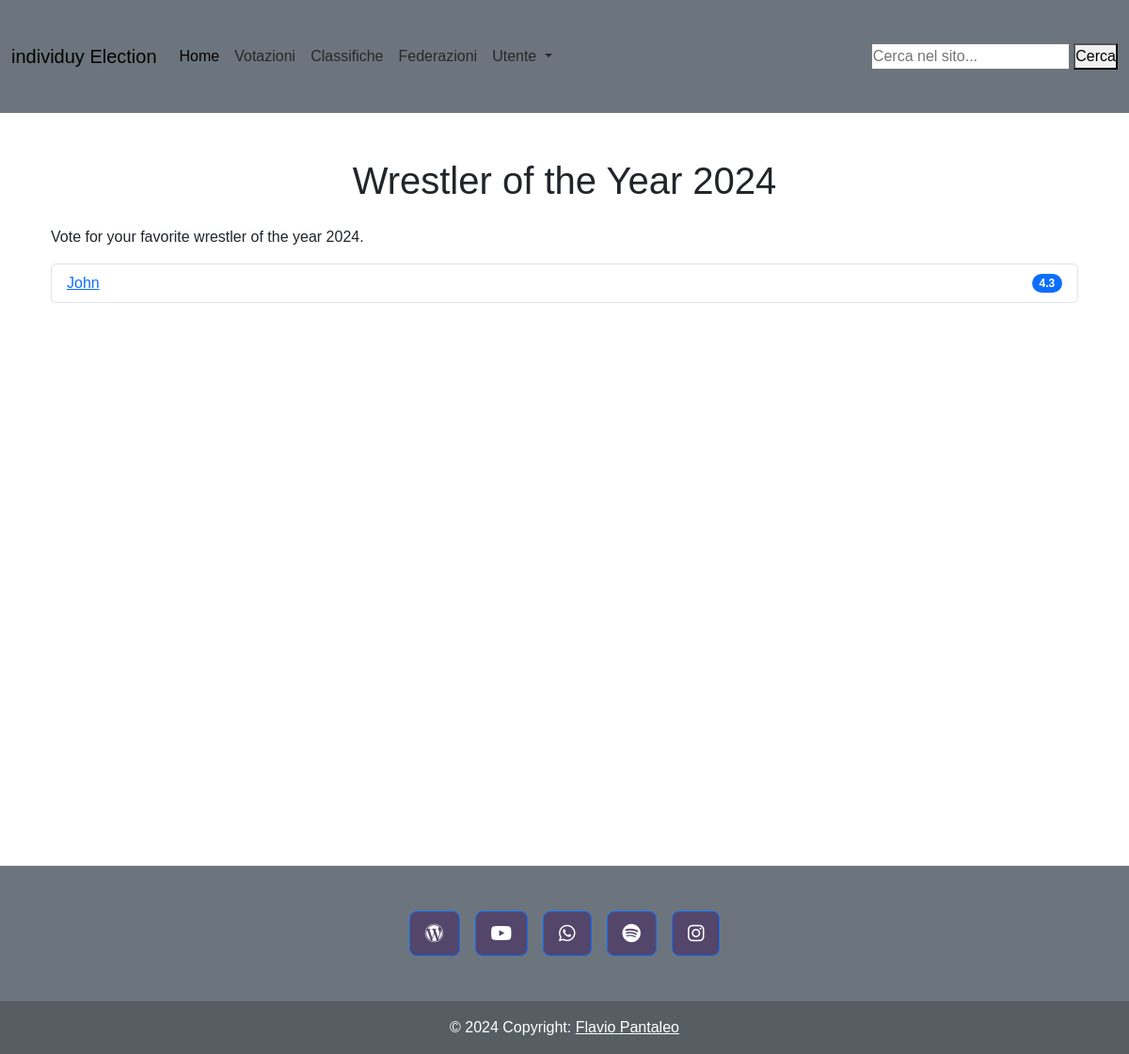
The app's page /index.php?page=classifica&id_ranking=1, older data.
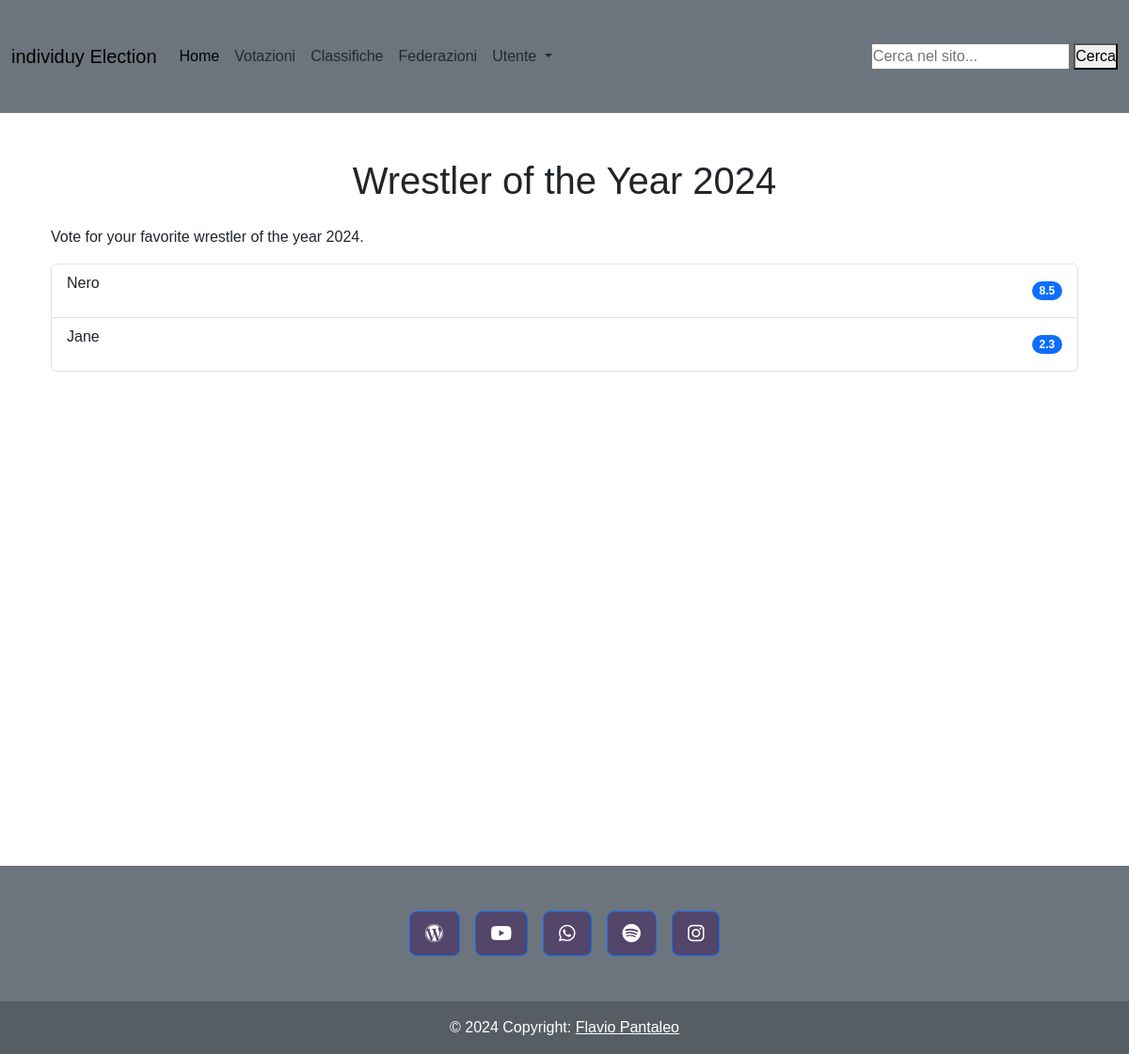
The same page, newer data.
### app/Controllers/RankingController.php (called while the page is built, shortened)
<?php
class RankingController {
    private $rankingDAO;
    public function __construct() {
        $this->rankingDAO = new RankingDAO();
    }
    public function getRankingPerId($id) {
        return $this->rankingDAO->getRankingPerId($id);
    }
    public function getRankingDetails($idRanking) {
        return $this->rankingDAO->getRankingDetailsWithScores($idRanking);
    }
}

### app/Core/DB.php (called while the page is built, shortened)
<?php
class DB {
    protected function connect (){
        try {
            $localHost = $_ENV['DB_HOST'];
            $dbname = $_ENV['DB_NAME'];
            $user = $_ENV['DB_USER'];
            $pass = $_ENV['DB_PASS'];
            $conn = new PDO("mysql:host=".$localHost.";dbname=".$dbname.";",$user, $pass);
            return $conn;
        } catch (PDOException $e) {
            echo $e->getMessage() . "<br> Database Connection Error";
            die();
        }
    }
}
?>

### app/DAO/RankingDAO.php (called while the page is built, shortened)
<?php
class RankingDAO extends DB {
    public function getRankingPerId($id) {
        try {
            $stmt = $this->connect()->prepare("SELECT id_ranking, ranking_name, description, ranking, status, category_id, include_inactive FROM list_ranking WHERE id_ranking = ?");
            $stmt->execute([$id]);
            $rankingData = $stmt->fetch(PDO::FETCH_ASSOC);
            if ($rankingData) {
                $ranking = new Ranking(
                    $rankingData['id_ranking'],
                    $rankingData['ranking_name'],
                    $rankingData['description'],
                    $rankingData['ranking'],
                    $rankingData['status'],
                    $rankingData['category_id'],
                    $rankingData['include_inactive']
                );
                return $ranking;
            }
            return null;
        } catch (PDOException $e) {
            error_log("PDOException in getRankingPerId: " . $e->getMessage());
            return null;
        }
    }
    public function getRankingDetailsWithScores($idRanking) {
        try {
            $sql = "SELECT
                        CASE
                            WHEN v.id_wrestler IS NOT NULL THEN w.id_wrestler
                            WHEN v.id_tag_team IS NOT NULL THEN tt.id_tag_team
                            WHEN v.id_federation IS NOT NULL THEN f.id_federation
                        END AS id,
                        CASE
                            WHEN v.id_wrestler IS NOT NULL THEN w.name
                            WHEN v.id_tag_team IS NOT NULL THEN tt.name
                            WHEN v.id_federation IS NOT NULL THEN f.name
                        END AS name,
                        AVG(v.score) as averageScore
                    FROM
                        votes v
                    LEFT JOIN
                        wrestlers w ON v.id_wrestler = w.id_wrestler AND v.id_wrestler IS NOT NULL
                    LEFT JOIN
                        tag_teams tt ON v.id_tag_team = tt.id_tag_team AND v.id_tag_team IS NOT NULL
                    LEFT JOIN
                        federations f ON v.id_federation = f.id_federation AND v.id_federation IS NOT NULL
                    WHERE
                        v.id_ranking = ?
                    GROUP BY
                        id, name
                    ORDER BY
                        averageScore DESC";
            $stmt = $this->connect()->prepare($sql);
            $stmt->execute([$idRanking]);
            return $stmt->fetchAll(PDO::FETCH_OBJ);
        } catch (PDOException $e) {
            error_log("PDOException in getRankingDetailsWithScores: " . $e->getMessage());
            return [];
        }
    }
}

### app/Models/Ranking.php (called while the page is built, shortened)
<?php
class Ranking {
    public function __construct($id, $name, $description, $rankingType, $status, $categoryId, $includeInactive) {
        $this->name = $name;
        $this->rankingType = $rankingType;
        $this->status = $status;
    }
}
?>

### resources/Views/classifiche/classifica.php (the view, shortened to what the changed rows need)
<?php
if (isset($_GET['id_ranking'])) {
    $idRanking = $_GET['id_ranking'];
    $rankingData = $rankingController->getRankingPerId($idRanking);
    $rankingScores = $rankingController->getRankingDetails($idRanking);
    $rankingIsActive = $rankingData->status;
}
?>
<main class="container">
    <div class="container py-5">
        <h1 class="text-center mb-4"><?= htmlspecialchars($rankingData->name); ?></h1>
        <ul class="list-group">
            <?php foreach ($rankingScores as $entry): ?>
                <li class="list-group-item d-flex justify-content-between align-items-center">
                    <?php if ($rankingIsActive === 1): ?>
                        <?php if ($rankingData->rankingType === 'tag team'): ?>
                            <a href="index.php?page=vota_tag_team&id_tag_team=<?= $entry->id; ?>&id_ranking=<?= $idRanking; ?>">
                                <?= htmlspecialchars($entry->name); ?>
                            </a>
                        <?php elseif ($rankingData->rankingType === 'federation'): ?>
                            <a href="index.php?page=vota_federation&id_federation=<?= $entry->id; ?>&id_ranking=<?= $idRanking; ?>">
                                <?= htmlspecialchars($entry->name); ?>
                            </a>
                        <?php elseif ($rankingData->rankingType === 'wrestler'): ?>
                            <a href="index.php?page=vota_wrestler&id_wrestler=<?= $entry->id; ?>&id_ranking=<?= $idRanking; ?>">
                                <?= htmlspecialchars($entry->name); ?>
                            </a>
                        <?php endif; ?>
                    <?php else : ?>
                        <p><?= htmlspecialchars($entry->name); ?></p>
                    <?php endif; ?>
                    <span class="badge bg-primary rounded-pill"><?= number_format($entry->averageScore, 1); ?></span>
                </li>
            <?php endforeach; ?>
        </ul>
    </div>
</main>

Row changes from the older to the newer data that the page shows:
changed list_ranking: status 1 → 0 (drawn)
Text that changed along with them:
new list line: "Nero 8.5"
new list line: "Jane 2.3"
list line gone: "John 4.3"
